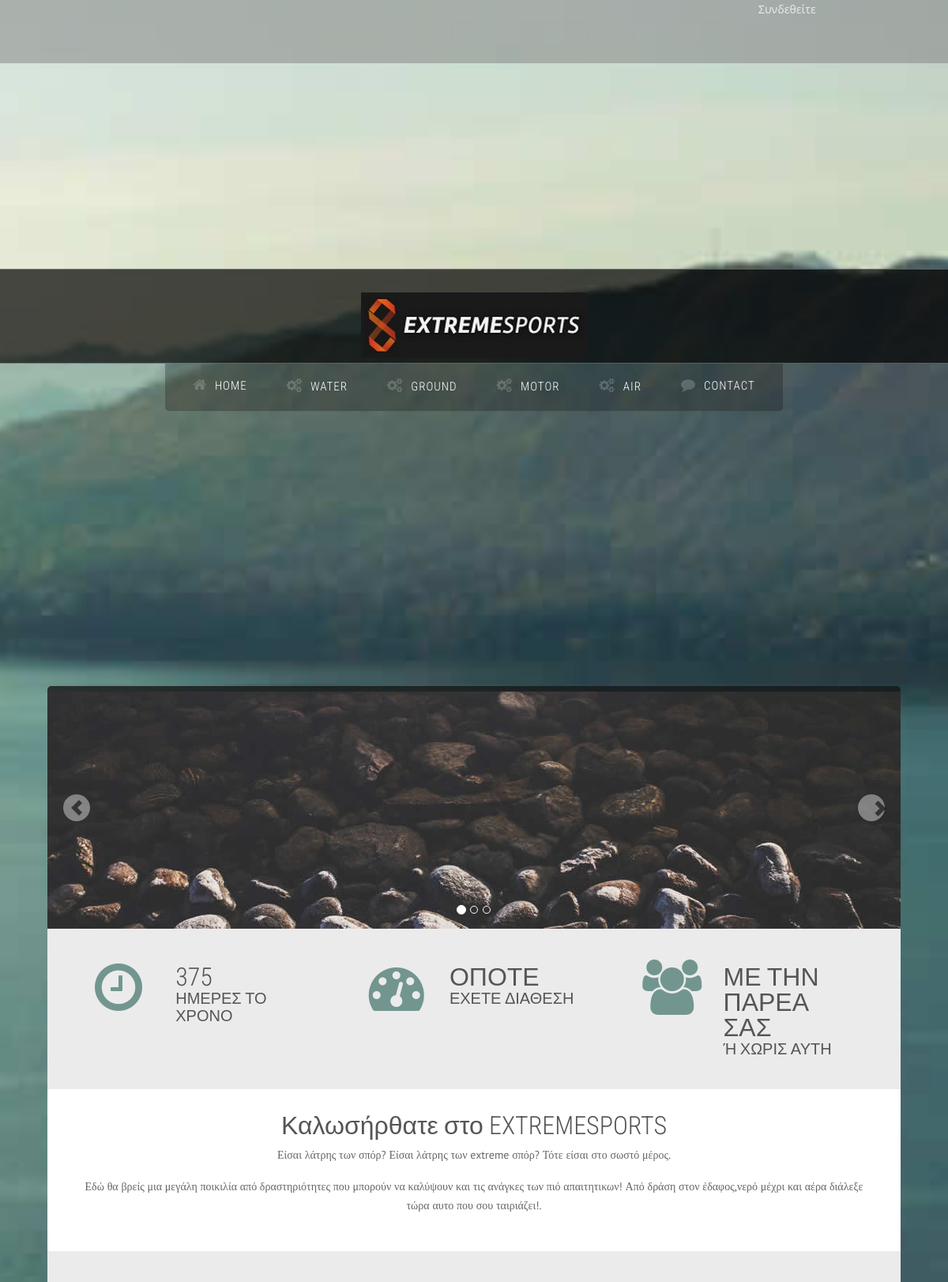
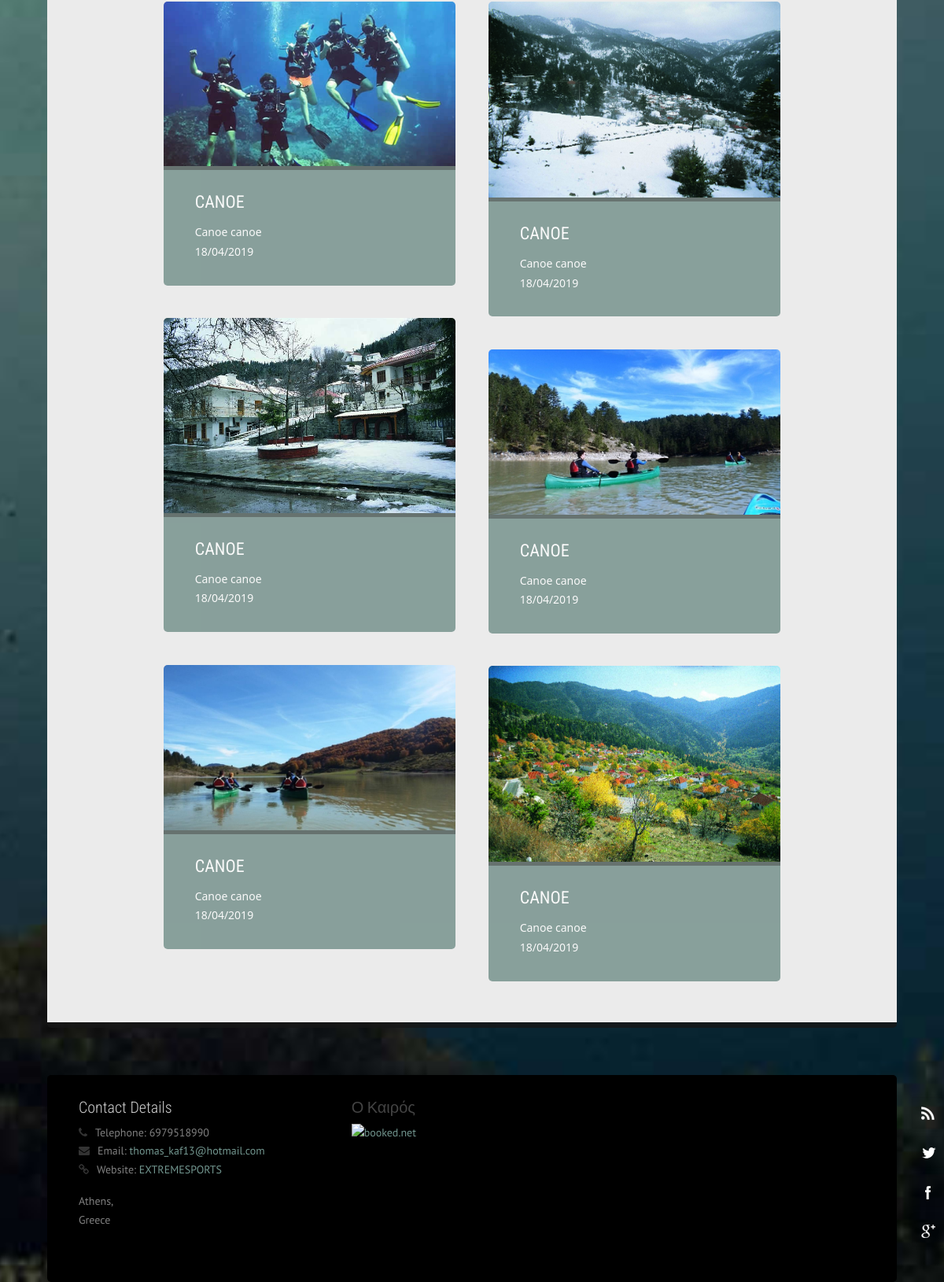
The page / on the database its author committed (2 pictures, top to bottom).
### tables this page shows
CREATE TABLE `categories` (
  `cat_id` int(11) NOT NULL,
  `cat_name` varchar(25) NOT NULL,
  `cat_sorter` varchar(3) DEFAULT NULL
);

CREATE TABLE `events` (
  `ev_id` int(11) NOT NULL,
  `ev_name` varchar(800) NOT NULL,
  `ev_description` varchar(3000) NOT NULL,
  `ev_startdate` date NOT NULL,
  `ev_enddate` date NOT NULL,
  `ev_place` varchar(60) NOT NULL,
  `ev_published` tinyint(2) NOT NULL,
  `ev_lat` decimal(25,22) NOT NULL,
  `ev_lon` decimal(25,22) NOT NULL,
  `ev_cost` decimal(5,3) DEFAULT NULL,
  `ev_sorter` varchar(3) NOT NULL,
  `ev_subcat` int(2) DEFAULT NULL
);

CREATE TABLE `event_photos` (
  `ph_id` int(11) NOT NULL,
  `ph_ev_id` int(11) NOT NULL,
  `ph_photofile` varchar(255) NOT NULL,
  `ph_photocaption` varchar(255) DEFAULT NULL,
  `ph_photosorter` varchar(3) NOT NULL,
  `ph_featured` bit(1) NOT NULL DEFAULT b'0'
);

### index.php (the view, shortened to what this page needs)
<!DOCTYPE html>
<html lang="en">
	<head>
		<link rel="stylesheet" href="assets/css/bootstrap.css" rel="stylesheet">
		<link rel="stylesheet" href="assets/css/animate.css" rel="stylesheet">
		<link rel="stylesheet" href="assets/css/font-awesome.css" rel="stylesheet">
		<link rel="stylesheet" href="assets/css/nexus.css" rel="stylesheet">
		<link rel="stylesheet" href="assets/css/responsive.css" rel="stylesheet">
		<link rel="stylesheet" href="assets/css/custom.css" rel="stylesheet">
	</head>
	<body>
		<div id="body-bg">
			<?php
				require_once ('loggedinfo.php');
			?>
			<ul class="social-icons pull-right hidden-xs">
				<li class="social-rss">
					<a href="#" target="_blank" title="RSS"></a>
				</li>
				<li class="social-twitter">
					<a href="https://twitter.com/?lang=en" target="_blank" title="Twitter"></a>
				</li>
				<li class="social-facebook">
					<a href="https://www.facebook.com/" target="_blank" title="Facebook"></a>
				</li>
				<li class="social-googleplus">
					<a href="https://plus.google.com/discover?hl=en" target="_blank" title="GooglePlus"></a>
				</li>
			</ul>
			<div id="pre-header" class="container" style="height:340px">
			</div>
			<div id="header">
				<div class="container">
					<div class="row">
						<div class="logo">
							<a href="index.php" title="">
								<img src="assets/img/Extreme-Sports.jpg" alt="Logo" />
							</a>
						</div>
					</div>
				</div>
			</div>
			<div id="hornav" class="container no-padding">
				<div class="row">
					<div class="col-md-12 no-padding">
						<div class="text-center visible-lg">
							<ul id="hornavmenu" class="nav navbar-nav">
								<li>
									<a href="index.php" class="fa-home">Home</a>
								</li>
								<?php
									require_once ('headmenu.php');
								?>
								<li>
									<a href="contact.php" class="fa-comment">Contact</a>
								</li>
							</ul>
						</div>
					</div>
				</div>
			</div>
			<div id="post_header" class="container" style="height:340px">
			</div>
			<div id="content-top-border" class="container">
			</div>
			<div id="content">
				<div class="container no-padding">
					<div class="row">
						<div id="carousel-example" class="carousel slide" data-ride="carousel">
							<ol class="carousel-indicators">
								<li data-target="#carousel-example" data-slide-to="0" class="active"></li>
								<li data-target="#carousel-example" data-slide-to="1"></li>
								<li data-target="#carousel-example" data-slide-to="2"></li>
							</ol>
							<div class="carousel-inner">
								<div class="item active">
									<img src="assets/img/slideshow/slide1.jpg">
								</div>
							</div>
							<a class="left carousel-control" href="#carousel-example" data-slide="prev">
								<span class="glyphicon glyphicon-chevron-left"></span>
							</a>
							<a class="right carousel-control" href="#carousel-example" data-slide="next">
								<span class="glyphicon glyphicon-chevron-right"></span>
							</a>
						</div>
					</div>
				</div>
				<div class="container background-gray-lighter">
					<div class="row margin-vert-40">
						<div class="col-md-4">
							<div class="col-md-4">
								<i class="fa-clock-o fa-5x color-primary"></i>
							</div>
							<div class="col-md-8">
								<h2 class="margin-top-5 margin-bottom-0">375</h2>
								<h3>ΗΜΕΡΕΣ ΤΟ ΧΡΟΝΟ</h3>
							</div>
						</div>
						<div class="col-md-4">
							<div class="col-md-4">
								<i class="fa-tachometer fa-5x color-primary"></i>
							</div>
							<div class="col-md-8">
								<h2 class="margin-top-5 margin-bottom-0">ΟΠΟΤΕ</h2>
								<h3>ΕΧΕΤΕ ΔΙΑΘΕΣΗ</h3>
							</div>
						</div>
						<div class="col-md-4">
							<div class="col-md-4">
								<i class="fa-users fa-5x color-primary"></i>
							</div>
							<div class="col-md-8">
								<h2 class="margin-top-5 margin-bottom-0">ΜΕ ΤΗΝ ΠΑΡΕΑ ΣΑΣ</h2>
								<h3>Ή ΧΩΡΙΣ ΑΥΤΗ</h3>
							</div>
						</div>
					</div>
				</div>
				<div class="container background-white">
					<div class="row margin-vert-30">
						<div class="col-md-12">
							<h2 class="text-center">Καλωσήρθατε στο EXTREMESPORTS</h2>
							<p class="text-center">Είσαι λάτρης των σπόρ? Είσαι λάτρης των extreme σπόρ? Τότε είσαι στο σωστό μέρος.</p>
							<p class="text-center">Εδώ θα βρείς μια μεγάλη ποικιλία από δραστηριότητες που μπορούν να καλύψουν και τις ανάγκες των πιό απαιτητικων! Από δράση στον έδαφος,νερό μέχρι
							και αέρα διάλεξε τώρα αυτο που σου ταιριάζει!.</p>
						</div>
					</div>
				</div>
				<div class="container background-gray-lighter">
					<div class="row padding-vert-20">
						<div class="col-md-1">
						</div>
						<div class="col-md-10">
							<ul class="portfolio-group">
								<?php
									$conn = Connect();
									$strSQL = " select 	events.ev_id, events.ev_name, events.ev_description,
														events.ev_startdate, event_photos.ph_photofile
												from 	events left outer join event_photos on
														events.ev_id = event_photos.ph_ev_id
												where 	event_photos.ph_featured=1 AND events.ev_published=1
												order by ev_startdate DESC
												LIMIT 	6";
									$result = mysqli_query($conn, $strSQL);
									$counter = 0;
									if ($result)
									{
										while ($row = mysqli_fetch_array($result,MYSQLI_ASSOC))
										{
											$counter++;
											$ev_id = $row['ev_id'];
											$ev_name = $row['ev_name'];
											$ev_description = $row['ev_description'];
											$ev_featured_photo = $row['ph_photofile'];
											$ev_startdate = $row['ev_startdate'];
											echo "<li class=\"portfolio-item col-sm-6 col-xs-6 padding-20\">";
											echo "<a href=\"eventinfo.php?id=$ev_id\">";
											if ($counter%2 == 1)
												echo "<figure class=\"animate fadeInLeft\">";
											else
												echo "<figure class=\"animate fadeInRight\">";
											echo "<img alt=\"image1\" src=\"content/$ev_featured_photo \">";
											echo "<figcaption>";
											echo "	<h3>$ev_name</h3>";
											echo "	<span class='EventInfo'>$ev_description</span>";
											echo "	<span class='EventInfo'><br>";
											$date = date_create ($ev_startdate);
											echo date_format($date, "d/m/Y");
											echo "</span>";
											echo "</figcaption>";
											echo "</figure>";
											echo "</a>";
											echo "</li>";
										}
									}
								?>
							</ul>
						</div>
						<div class="col-md-1">
						</div>
					</div>
				</div>
			</div>
			 <?php
				include 'xtremefooter.php';
			?>
	</body>
</html>

### headmenu.php (shortened to what this page needs)
<?php
	$conn = Connect();
	$strSQL = " SELECT cat_id, cat_name
				FROM categories
				ORDER BY cat_sorter";
	$result = mysqli_query($conn, $strSQL);
	if ($result)
	{
		while ($row = mysqli_fetch_array($result,MYSQLI_ASSOC))
		{
			$Cat_Name = $row['cat_name'];
			echo "<li>";
			echo "<span class=\"fa-gears\">$Cat_Name</span>";
			echo "</li>";
		}
	}
?>

### assets/css/custom.css (style rules this page uses)
.right { text-align: right; padding-right: 12px; }
.EventInfo { font-family: "Segoe UI"; size: 1em; margin-right: 12px; margin-top: 0; margin-bottom: 14px; }

### rows shown on the page
categories: cat_name "WATER"
categories: cat_name "GROUND"
categories: cat_name "MOTOR"
categories: cat_name "AIR"
events: event_photos.ph_photofile (picture), ev_name "CANOE", ev_description "Canoe canoe", ev_startdate "18/04/2019"
